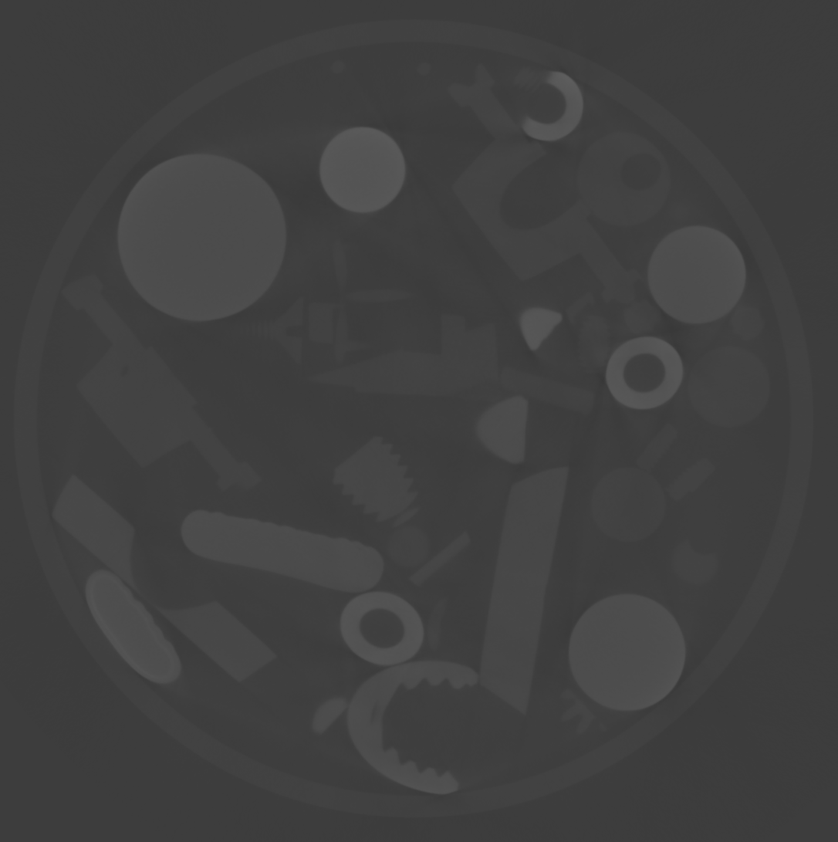
#> input picture Problem01_0300.bmp, 838 x 842 px, shrunk from 1086 x 1091 before the run; its folder holds only this picture in this run
$ python filter.py
#> lines starting #> are read from the running program, lines starting #| are printed output that depends on the picture
import os
import cv2 as cv
import numpy as np


def filtering(target):
#> called with target = 'dataset/Problem01'
    defaultPath = os.getcwd()
    os.chdir(target)
    files = [f for f in os.listdir()]
    files.sort()
    for file in files:
        file_name, ext = os.path.splitext(file)
        if ext != ".bmp":
            continue

        img_gray = cv.imread(file, cv.IMREAD_GRAYSCALE)
#> img_gray is the input picture: shape (842, 838); min 55, max 93, mean 64.5

        _, img_fil = cv.threshold(img_gray, 63, 0, cv.THRESH_TOZERO)
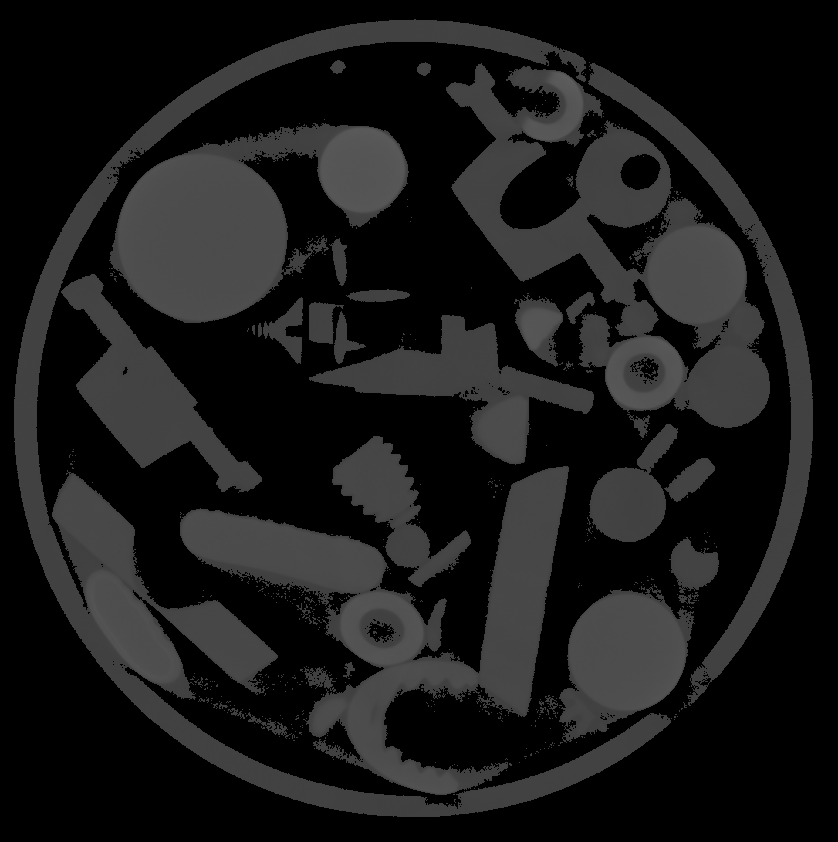
#> img_fil: shape (842, 838); min 0, max 93, mean 25.5
        # img_fil = cv.adaptiveThreshold(img_fil, 255, cv.ADAPTIVE_THRESH_GAUSSIAN_C, cv.THRESH_BINARY_INV, 11, 0)
        img_edge = cv.Canny(img_gray, 3, 15)
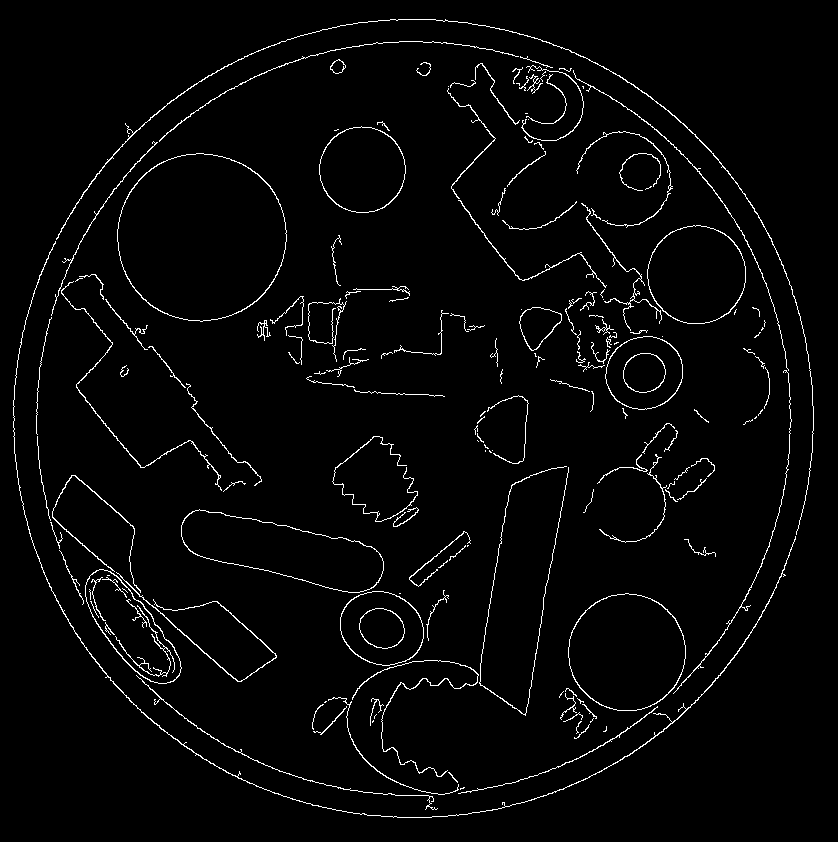
#> img_edge: shape (842, 838); 2.7% white in thin lines or dots
        # kernel = np.array([[-1,-1,-1], [-1,9,-1], [-1,-1,-1]], np.float32)
        kernel = np.ones((7, 7), np.uint8)
#> (the run stopped early here; a loop or call above may not have finished)
